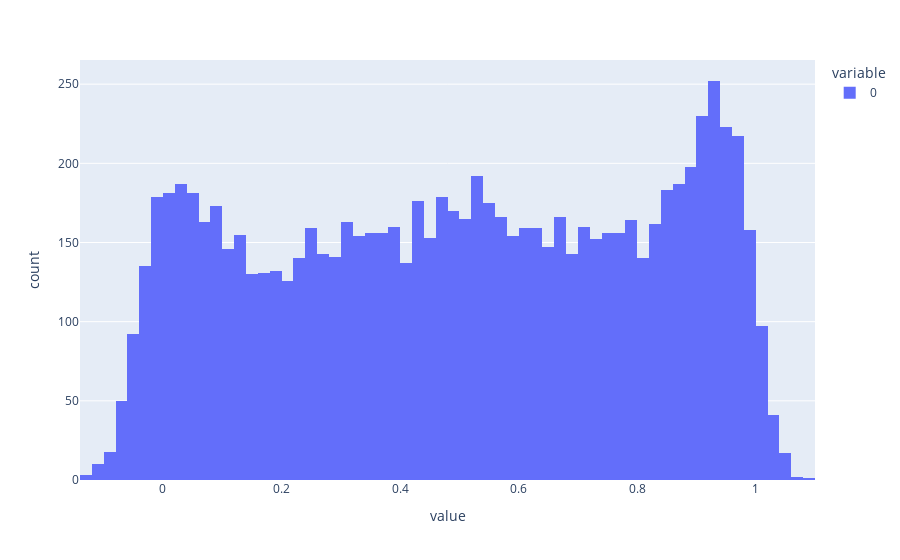

Notebook code cell kept with this figure:
### Code cell
import plotly.express as px

res = model.predict(side_features_test)
print(roc_auc_score(side_label_test, res))

fig = px.histogram(res, nbins=100)
fig.show()

### Figure 1 — Plotly figure (JSON) as saved in the notebook; plotly's stock layout.template omitted (floating-point values rounded to 4 significant figures; data arrays with more than 128 entries replaced by an {"elided": "..."} marker saying what was removed)
{"data": [{"bingroup": "x", "hovertemplate": "variable=0<br>value=%{x}<br>count=%{y}<extra></extra>", "legendgroup": "0", "marker": {"color": "#636efa", "pattern": {"shape": ""}}, "name": "0", "nbinsx": 100, "orientation": "v", "showlegend": true, "type": "histogram", "x": {"elided": "8901 float values"}, "xaxis": "x", "yaxis": "y"}], "layout": {"barmode": "relative", "legend": {"title": {"text": "variable"}, "tracegroupgap": 0}, "margin": {"t": 60}, "xaxis": {"anchor": "y", "domain": [0, 1], "title": {"text": "value"}}, "yaxis": {"anchor": "x", "domain": [0, 1], "title": {"text": "count"}}}}
